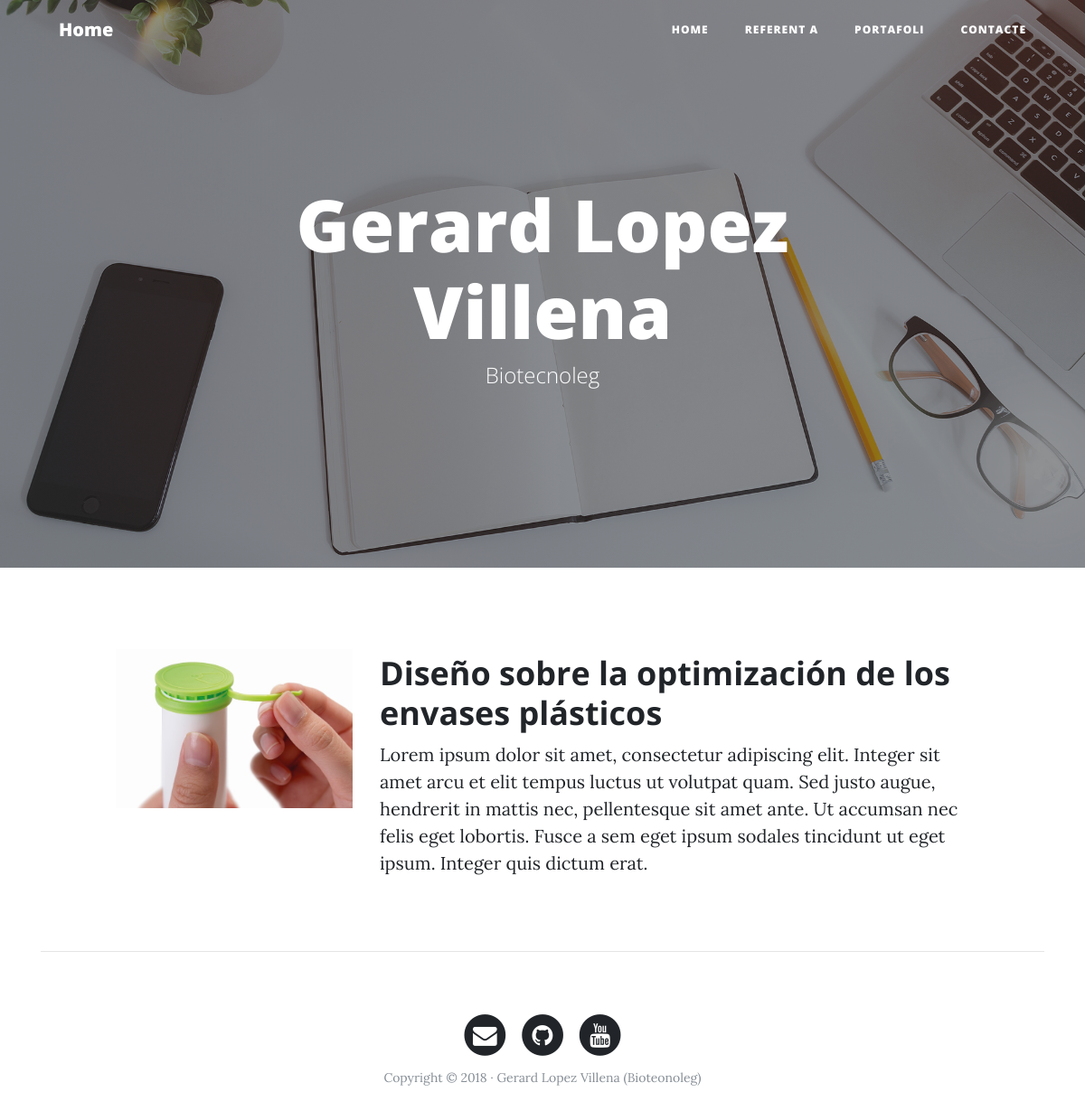
Before: /portafoli with the older database file.
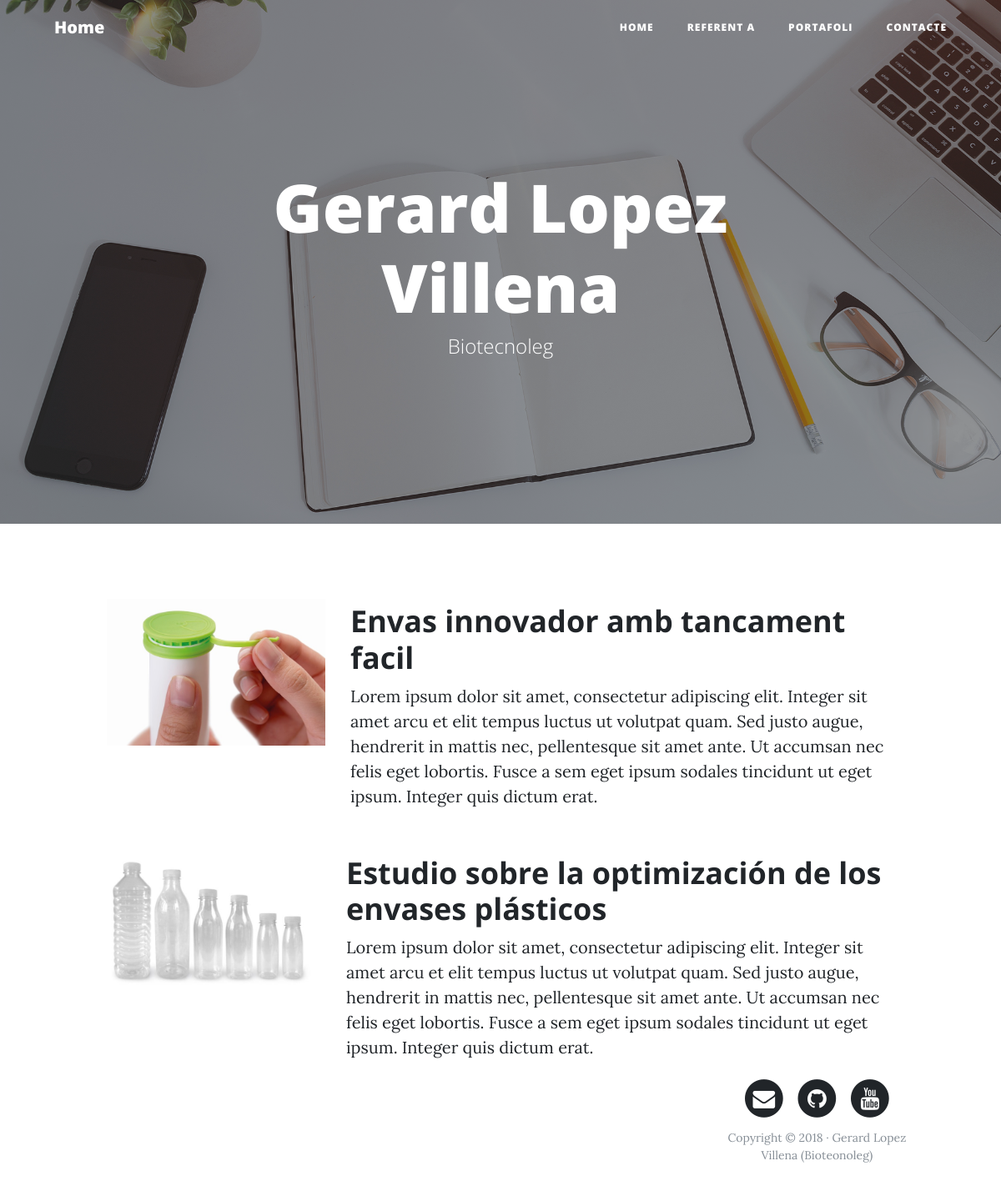
After: the same page with the newer database file.
### portafoli/models.py (models this page shows, shortened)
class Project(models.Model):
    title= models.CharField(max_length=200, verbose_name="titol")
    description=models.TextField(verbose_name="descripcio")
    image=models.ImageField(verbose_name="imatge",upload_to="projects")
    urlmoreinf=models.URLField(verbose_name="direccio web",null=True,blank=True)
    created=models.DateTimeField(auto_now_add=True, verbose_name="creat")
    updated=models.DateTimeField(auto_now=True, verbose_name="modificat")
    class Meta():
        verbose_name="projecte"
        verbose_name_plural="projectes"
        ordering=["-created"]

### portafoli/views.py (the view)
# urls.py: path('portafoli',portafoli_views.portafoli,name='portafoli'),
def portafoli(request):
    projects=Project.objects.all()
    return(render(request,'portafoli/portafoli.html', {'projects':projects}))

### portafoli/templates/portafoli/portafoli.html (shortened to what this page needs)
{% extends 'core/base.html' %}
{% block background %}{% load static %}{% static 'core/img/portfolio-bg.jpg' %}{% endblock %}
{% block headers %}
<h1>Gerard Lopez Villena</h1>
<span class="subheading">Biotecnoleg</span>
{% endblock %}
{% block content %}
    {% for project in projects %}
      <div class="row project">
        <div class="col-lg-3 col-md-4 offset-lg-1">
            <img class="img-fluid" src={{project.image.url}} alt="">
        </div>
        <div class="col-lg-7 col-md-8">
            <h2 class="section-heading title">{{project.title}}</h2>
            <p>{{project.description}}</p>
        </div>
    {% endfor %}
{% endblock %}

Changed rows visible on the page:
added Project: image (picture), title "Envas innovador amb tancament facil", description "Lorem ipsum dolor sit amet, consectetur adipiscing elit. Integer sit amet arcu et elit tempus luctus ut volutpat quam. Sed justo augue, hendrerit in mattis nec, pellentesque sit amet ante. Ut accumsan nec felis eget lobortis. Fusce a sem eget ipsum sodales tincidunt ut eget ipsum. Integer quis dictum erat."
changed Project: image: a different picture; title "Diseño sobre la optimización de los envases plásticos" → "Estudio sobre la optimización de los envases plásticos"
